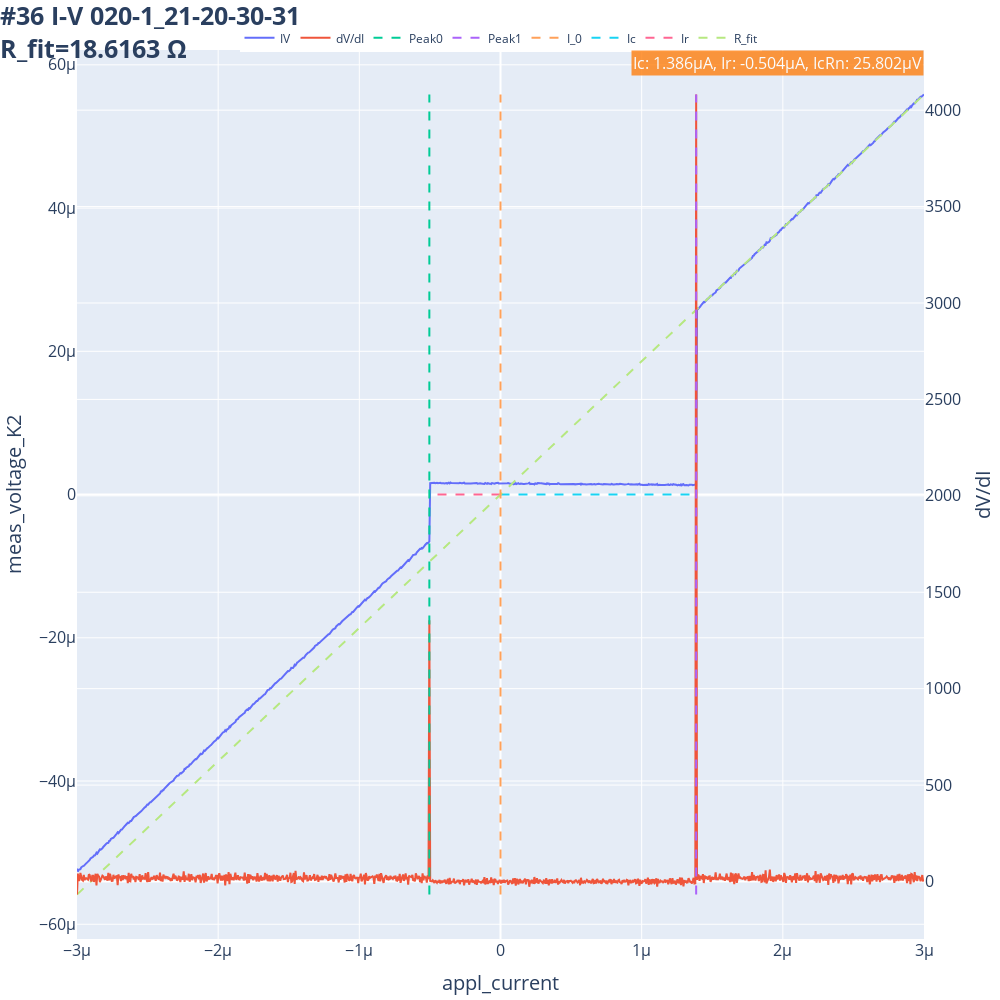

The notebook cell saved with this chart:
### Code cell
plot_IV_and_dVdI(36)

### Figure 1 — Plotly figure (JSON) as saved in the notebook; plotly's stock layout.template omitted (floating-point values rounded to 4 significant figures; data arrays with more than 128 entries replaced by an {"elided": "..."} marker saying what was removed)
{"data": [{"mode": "lines", "name": "IV", "type": "scatter", "x": {"elided": "1001 float values"}, "y": {"elided": "1001 float values"}}, {"mode": "lines", "name": "dV/dI", "type": "scatter", "x": {"elided": "1001 float values"}, "y": {"elided": "1001 float values"}, "yaxis": "y2"}, {"line": {"dash": "dash"}, "mode": "lines", "name": "Peak0", "type": "scatter", "x": [-5.04e-07, -5.04e-07], "y": [-67.61, 4081.0], "yaxis": "y2"}, {"line": {"dash": "dash"}, "mode": "lines", "name": "Peak1", "type": "scatter", "x": [1.386e-06, 1.386e-06], "y": [-67.61, 4081.0], "yaxis": "y2"}, {"line": {"dash": "dash"}, "mode": "lines", "name": "I_0", "type": "scatter", "x": [0, 0], "y": [-67.61, 4081.0], "yaxis": "y2"}, {"line": {"dash": "dash"}, "mode": "lines", "name": "Ic", "type": "scatter", "x": [0, 1.386e-06], "y": [0, 0]}, {"line": {"dash": "dash"}, "mode": "lines", "name": "Ir", "type": "scatter", "x": [0, -5.04e-07], "y": [0, 0]}, {"line": {"dash": "dash"}, "mode": "lines", "name": "R_fit", "type": "scatter", "x": [-3e-06, 3e-06], "y": [-5.585e-05, 5.585e-05]}], "layout": {"annotations": [{"align": "right", "bgcolor": "#ff7f0e", "font": {"color": "#ffffff", "size": 16}, "opacity": 0.8, "showarrow": false, "text": "Ic: 1.386µA, Ir: -0.504µA, IcRn: 25.802µV", "x": 1, "xref": "paper", "y": 1, "yref": "paper"}], "height": 1000, "legend": {"orientation": "h", "x": 0.5, "xanchor": "center", "y": 1.03, "yanchor": "top"}, "margin": {"b": 10, "l": 10, "r": 10, "t": 50}, "title": {"font": {"size": 25}, "text": "<b>#36 I-V 020-1_21-20-30-31<br>R_fit=18.6163 Ω", "x": 0}, "width": 1000, "xaxis": {"tickfont": {"size": 16}, "title": {"font": {"size": 20}, "text": "appl_current"}}, "yaxis": {"tickfont": {"size": 16}, "title": {"font": {"size": 20}, "text": "meas_voltage_K2"}}, "yaxis2": {"overlaying": "y", "side": "right", "tickfont": {"size": 16}, "title": {"font": {"size": 20}, "text": "dV/dI"}}}}
